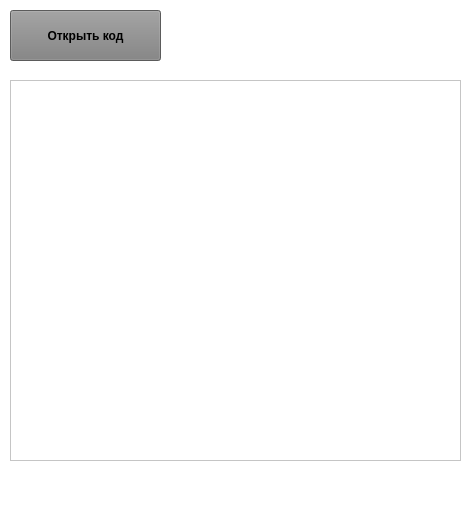
<?xml version="1.0" encoding="UTF-8"?>
<ui version="4.0">
 <class>PromoWindow</class>
 <widget class="QMainWindow" name="PromoWindow">
  <property name="geometry">
   <rect>
    <x>0</x>
    <y>0</y>
    <width>473</width>
    <height>511</height>
   </rect>
  </property>
  <property name="windowTitle">
   <string>Промокоды</string>
  </property>
  <property name="autoFillBackground">
   <bool>false</bool>
  </property>
  <property name="styleSheet">
   <string notr="true">background-color: rgb(255,255,255);</string>
  </property>
  <widget class="QWidget" name="centralwidget">
   <widget class="QPushButton" name="pushButton">
    <property name="geometry">
     <rect>
      <x>10</x>
      <y>10</y>
      <width>151</width>
      <height>51</height>
     </rect>
    </property>
    <property name="font">
     <font>
      <bold>true</bold>
     </font>
    </property>
    <property name="styleSheet">
     <string notr="true">background-color: rgb(128, 128, 128);</string>
    </property>
    <property name="text">
     <string>Открыть код</string>
    </property>
   </widget>
   <widget class="QListWidget" name="itemListWidget">
    <property name="geometry">
     <rect>
      <x>10</x>
      <y>80</y>
      <width>451</width>
      <height>381</height>
     </rect>
    </property>
   </widget>
  </widget>
  <widget class="QMenuBar" name="menubar">
   <property name="geometry">
    <rect>
     <x>0</x>
     <y>0</y>
     <width>473</width>
     <height>21</height>
    </rect>
   </property>
  </widget>
  <widget class="QStatusBar" name="statusbar"/>
 </widget>
 <resources/>
 <connections/>
</ui>
